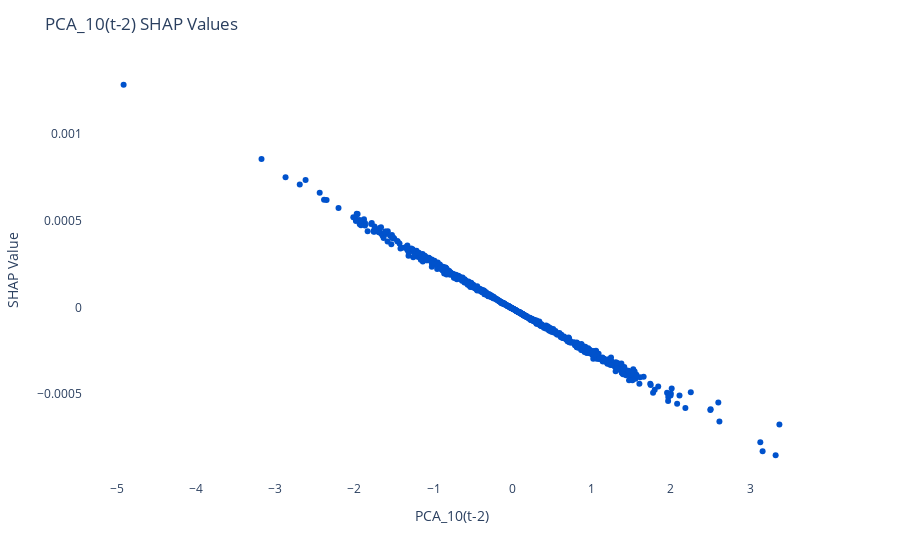

Write notebook code for a chart like this one.
### Code cell
shap_object.plot_dependence("PCA_10(t-2)")

### Figure 1 — Plotly figure (JSON) as saved in the notebook; plotly's stock layout.template omitted (floating-point values rounded to 4 significant figures; data arrays with more than 128 entries replaced by an {"elided": "..."} marker saying what was removed)
{"data": [{"hovertemplate": "x=%{x}<br>y=%{y}<extra></extra>", "legendgroup": "", "marker": {"color": "#0052CC", "symbol": "circle"}, "mode": "markers", "name": "", "orientation": "v", "showlegend": false, "type": "scatter", "x": {"elided": "696 float values"}, "xaxis": "x", "y": {"elided": "696 float values"}, "yaxis": "y"}], "layout": {"legend": {"tracegroupgap": 0}, "margin": {"t": 60}, "plot_bgcolor": "white", "title": {"text": "PCA_10(t-2) SHAP Values"}, "xaxis": {"anchor": "y", "domain": [0, 1], "title": {"text": "PCA_10(t-2)"}}, "yaxis": {"anchor": "x", "domain": [0, 1], "title": {"text": "SHAP Value"}}}}
